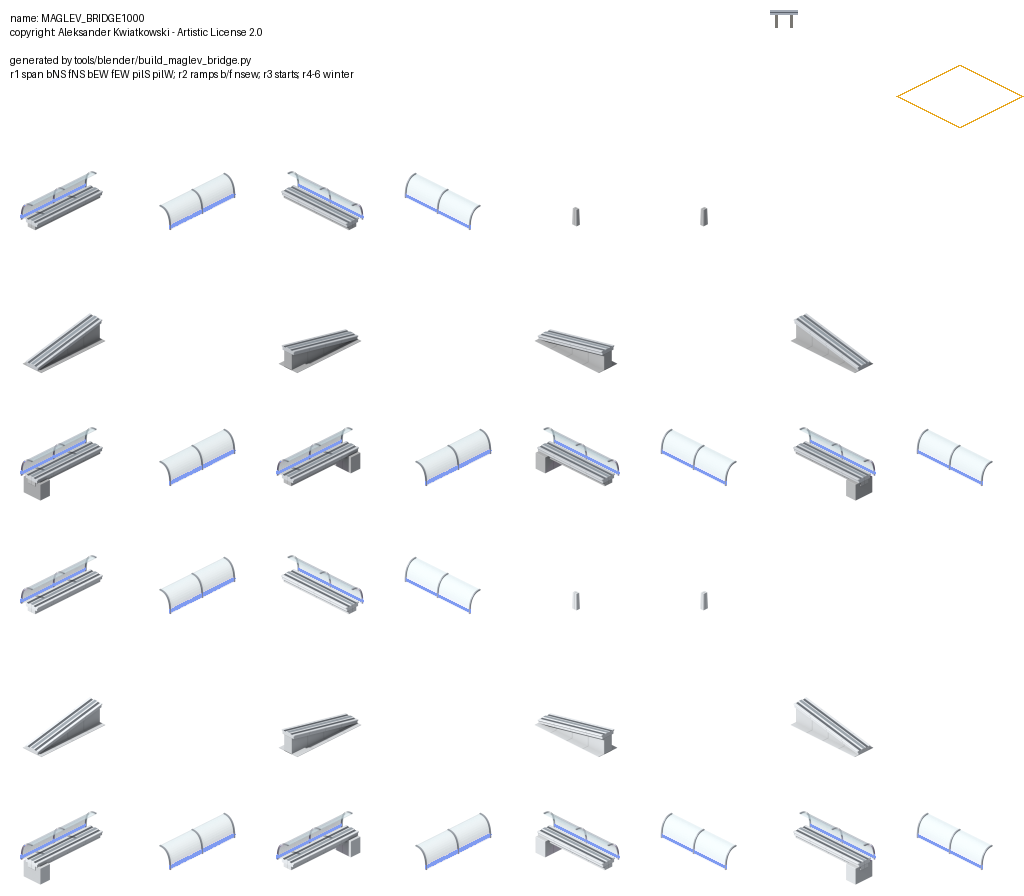
#> input picture src/maglev/images/maglev_bridge1000.png, 1024 x 896 px, given in place of maglev_elevated.png, which was not available; the run also reads 1 picture not shown here
$ python render_readme_stations.py
#> lines starting #> are read from the running program, lines starting #| are printed output that depends on the picture; pictures that were not available may be replaced by others from this repository, and a replacement may not be noted
#!/usr/bin/env python3
"""Showcase image + paragraph for every station in the station gallery.

Each stop is staged the way Simutrans layers it — way back image, station
back, the stopped train, way front (the tube's near glass), station front —
on its era-matching guideway with an era-matching trainset at the platform.
The block is injected into `docs/stations.md` between the
`<!-- stations:begin -->` / `<!-- stations:end -->` markers.

    python3 tools/render_readme_stations.py
"""

from __future__ import annotations

import os
import pathlib
import re
import sys

from PIL import Image

sys.path.insert(0, str(pathlib.Path(__file__).resolve().parent))

ROOT = pathlib.Path(__file__).resolve().parent.parent
IMAGES = ROOT / "src/maglev/images"
OUT_DIR = IMAGES / "readme"
# The document lives in docs/ while the images live under src/, so links are
# built with os.path.relpath — pathlib's relative_to only walks downwards.
DOC = ROOT / "docs/stations.md"

KEY = (231, 255, 255)
CELL = 128
TILE_DX, TILE_DY = 64, 32
VEH_FRAC = 12 / 16

# Station sheets: row 1 = back L0, back L1, front L0, front L1, icon, cursor.
BACK_L0, FRONT_L0 = 0, 2

# (name, station sheet, way, train tag, train parts, year line, paragraph)
# A way name prefixed with "^" is the elevated tier: the engine draws the
# stop and the train on the lifted ground, which the compositor emulates by
# shifting them one height level (16px) up over the columned way.
SCENES = [
    ("skystop", "maglev_skystop", ("^elevated", False), "volta220",
     "Urban elevated stop — 2008, Level 10",
     "The 160 km/h urban tier's stop: railed floating platforms and thin "
     "teal-fascia canopies, lifted by the engine onto the elevated ground "
     "while the guideway's own columns carry the street beneath. A Volta "
     "220 calls, capped at metro speed — any trainset can, since every pod "
     "wraps the same beam."),
    ("stop", "maglev_station", ("track_300", False), "kestrel260",
     "Open stop — 2000, Level 9",
     "Two bare platforms flanking the guideway, amber safety strips and "
     "nothing overhead: the pioneer decade's stop, here with a Kestrel 260 "
     "commuter set on the 300 guideway between its service masts."),
    ("shelter", "maglev_shelter", ("track_700", False), "kestrel620",
     "Canopy shelter — 2032, Level 12",
     "The 700 era's stop: thin flat glass canopies on slim steel posts, a "
     "lit rail along each platform edge in the same reserved light as the "
     "guideway's fence bases — shelter and track glow together after dark. "
     "Shown with a Kestrel 620 on the 700 shell guideway."),
    ("concourse", "maglev_concourse", ("tube", True), "meridian1000",
     "Concourse — 2064, Level 15",
     "The fusion era's roofed stop, the tube in bloom: one glazed "
     "superellipse vault spanning both platforms on the tube's own hoop "
     "grid, split down the crown so a waiting train is seen through the "
     "glass. A Meridian 1000 waits inside the 1000 tube."),
    ("terminal", "maglev_terminal", ("tube2000", True), "aetheris2000",
     "Vacuum terminal — 2100, Level 22",
     "The vacuum century's interchange: twin gull-wings in the 2000 tube's "
     "deeper glass rise from outer walls to high lit lips facing each other "
     "over the arriving pods. An Aetheris 2000 capsule slides in beneath "
     "them."),
]

DIR_CELL_N, DIR_CELL_S = 2, 6      # vehicle sheet columns for n and s


def crop(sheet: Image.Image, row: int, col: int) -> Image.Image:
    tile = sheet.crop((col * CELL, row * CELL, (col + 1) * CELL,
                       (row + 1) * CELL)).convert("RGBA")
    px = tile.load()
    for y in range(CELL):
        for x in range(CELL):
            if px[x, y][:3] == KEY:
                px[x, y] = (0, 0, 0, 0)
    return tile


def way_layers(way: str, tube: bool):
#> called with way = 'elevated', tube = False
    sheet = Image.open(IMAGES / f"maglev_{way}.png")
#> sheet is the input picture: PIL image 1024x896 RGBA; mean R, G, B, A 47.8, 49.5, 50.4, 41.9
    back = crop(sheet, 1, 5)
#> in crop, `tile = sheet.crop((col * CELL, row * CELL, (col + 1) * CELL, (row + 1)..`:
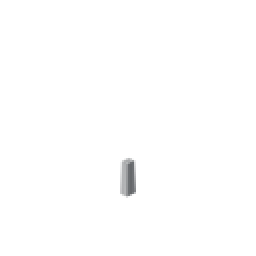
#> tile: PIL image 128x128 RGBA (shown 2 times larger); mean R, G, B, A 1.3, 1.4, 1.4, 2; transparent parts drawn white
    front = crop(sheet, 6, 5) if tube else None
    return back, front


def render_scene(name, station_sheet, way_spec, train_tag, n_tiles=5):
    way, tube = way_spec
    lift = (0, 0)
    if way.startswith("^"):
        way, lift = way[1:], (0, -16)
    way_back, way_front = way_layers(way, tube)
    st = Image.open(IMAGES / f"{station_sheet}.png")
    st_back, st_front = crop(st, 1, BACK_L0), crop(st, 1, FRONT_L0)
#> call 2 of crop, with row = 1, col = 0
#> in crop (call 2), `tile = sheet.crop((col * CELL, row * CELL, (col + 1) * CELL, (row + 1)..`:
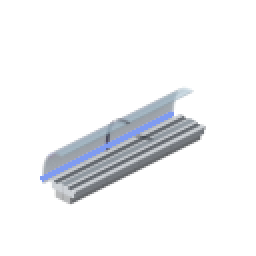
#> tile: PIL image 128x128 RGBA (shown 2 times larger); mean R, G, B, A 18.4, 19.7, 21.8, 29.5; transparent parts drawn white
#> call 3 of crop, with row = 1, col = 2
#> in crop (call 3), `tile = sheet.crop((col * CELL, row * CELL, (col + 1) * CELL, (row + 1)..`:
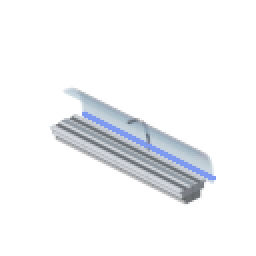
#> tile: PIL image 128x128 RGBA (shown 2 times larger); mean R, G, B, A 21.5, 23, 25.1, 29.5; transparent parts drawn white

    wide = CELL + (n_tiles - 1) * TILE_DX
    high = CELL + (n_tiles - 1) * TILE_DY
    img = Image.new("RGBA", (wide, high), (0, 0, 0, 0))
#> img: PIL image 384x256 RGBA; every value is 0

    def origin(k: float):
        return int(k * TILE_DX), int((n_tiles - 1 - k) * TILE_DY)

    station_tiles = (1, 2, 3)
#> (the run stopped early here; a loop or call above may not have finished)
